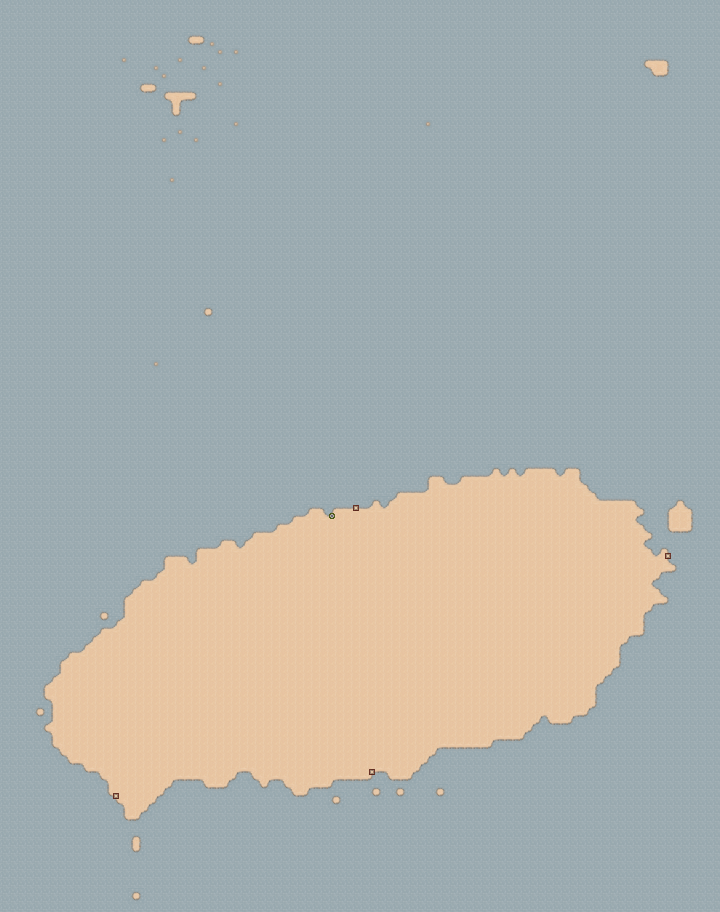

A level layout from a 2D game, rendered from its tile map. Below: a short description, then the map file with tile-grid data replaced by summaries:
An orthogonal 90x114 tile map with 8x8 px tiles, 2 tile layers (terrain, overlay) and 5 objects (JEJU, MOSULPO, SUGUIPO, SUNGSANPO, YONGYEON).

<map version="1.4" tiledversion="1.4.3" orientation="orthogonal" renderorder="right-down" width="90" height="114" tilewidth="8" tileheight="8" infinite="0" nextlayerid="9" nextobjectid="10">
 <tileset firstgid="1" source="world-tileset.tsx" />
 <layer id="3" name="terrain" width="90" height="114">
  <data>[10260 cells, 10260 non-empty, 15 distinct tile ids]</data>
 </layer>
 <layer id="4" name="overlay" width="90" height="114">
  <data>[10260 cells, 5 non-empty, 2 distinct tile ids]</data>
 </layer>
 <objectgroup id="6" name="ports">
  <object id="5" name="JEJU" x="355.969" y="508.139">
   <point />
  </object>
  <object id="6" name="MOSULPO" x="115.717" y="796.671">
   <point />
  </object>
  <object id="7" name="SUGUIPO" x="372.118" y="772.581">
   <point />
  </object>
  <object id="8" name="SUNGSANPO" x="668.103" y="556.196">
   <point />
  </object>
 </objectgroup>
 <objectgroup id="7" name="landings" visible="0">
  <object id="9" name="YONGYEON" x="331.597" y="515.538">
   <point />
  </object>
 </objectgroup>
</map>
